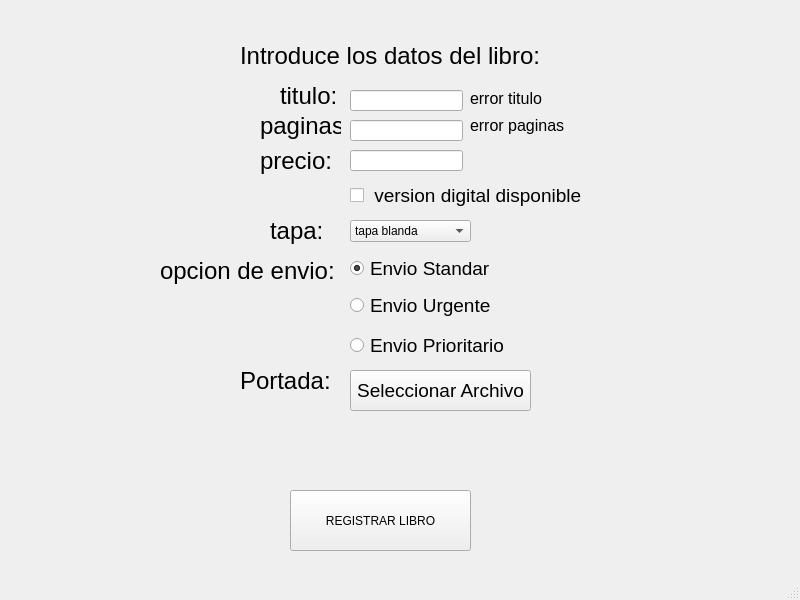
<?xml version="1.0" encoding="UTF-8"?>
<ui version="4.0">
 <class>MainWindow</class>
 <widget class="QMainWindow" name="MainWindow">
  <property name="geometry">
   <rect>
    <x>0</x>
    <y>0</y>
    <width>800</width>
    <height>600</height>
   </rect>
  </property>
  <property name="windowTitle">
   <string>MainWindow</string>
  </property>
  <widget class="QWidget" name="centralwidget">
   <widget class="QLabel" name="label">
    <property name="geometry">
     <rect>
      <x>240</x>
      <y>40</y>
      <width>331</width>
      <height>31</height>
     </rect>
    </property>
    <property name="font">
     <font>
      <pointsize>18</pointsize>
     </font>
    </property>
    <property name="text">
     <string>Introduce los datos del libro:</string>
    </property>
   </widget>
   <widget class="QLabel" name="label_2">
    <property name="geometry">
     <rect>
      <x>280</x>
      <y>80</y>
      <width>60</width>
      <height>31</height>
     </rect>
    </property>
    <property name="font">
     <font>
      <pointsize>18</pointsize>
     </font>
    </property>
    <property name="text">
     <string>titulo:</string>
    </property>
   </widget>
   <widget class="QLineEdit" name="entrada_titulo_libro">
    <property name="geometry">
     <rect>
      <x>350</x>
      <y>90</y>
      <width>113</width>
      <height>21</height>
     </rect>
    </property>
   </widget>
   <widget class="QLabel" name="label_3">
    <property name="geometry">
     <rect>
      <x>260</x>
      <y>110</y>
      <width>81</width>
      <height>31</height>
     </rect>
    </property>
    <property name="font">
     <font>
      <pointsize>18</pointsize>
     </font>
    </property>
    <property name="text">
     <string>paginas:</string>
    </property>
   </widget>
   <widget class="QLineEdit" name="entrada_paginas_libro">
    <property name="geometry">
     <rect>
      <x>350</x>
      <y>120</y>
      <width>113</width>
      <height>21</height>
     </rect>
    </property>
   </widget>
   <widget class="QLabel" name="label_4">
    <property name="geometry">
     <rect>
      <x>260</x>
      <y>140</y>
      <width>71</width>
      <height>41</height>
     </rect>
    </property>
    <property name="font">
     <font>
      <pointsize>18</pointsize>
     </font>
    </property>
    <property name="text">
     <string>precio:</string>
    </property>
   </widget>
   <widget class="QLineEdit" name="entrada_precio_libro">
    <property name="geometry">
     <rect>
      <x>350</x>
      <y>150</y>
      <width>113</width>
      <height>21</height>
     </rect>
    </property>
   </widget>
   <widget class="QPushButton" name="boton_registrar_libro">
    <property name="geometry">
     <rect>
      <x>290</x>
      <y>490</y>
      <width>181</width>
      <height>61</height>
     </rect>
    </property>
    <property name="text">
     <string>REGISTRAR LIBRO</string>
    </property>
   </widget>
   <widget class="QCheckBox" name="checkbox_digital">
    <property name="geometry">
     <rect>
      <x>350</x>
      <y>180</y>
      <width>271</width>
      <height>31</height>
     </rect>
    </property>
    <property name="font">
     <font>
      <pointsize>14</pointsize>
     </font>
    </property>
    <property name="text">
     <string> version digital disponible</string>
    </property>
   </widget>
   <widget class="QComboBox" name="combo_tapa">
    <property name="geometry">
     <rect>
      <x>350</x>
      <y>220</y>
      <width>121</width>
      <height>22</height>
     </rect>
    </property>
    <item>
     <property name="text">
      <string>tapa blanda</string>
     </property>
    </item>
    <item>
     <property name="text">
      <string>tapa dura</string>
     </property>
    </item>
   </widget>
   <widget class="QLabel" name="label_5">
    <property name="geometry">
     <rect>
      <x>270</x>
      <y>210</y>
      <width>61</width>
      <height>41</height>
     </rect>
    </property>
    <property name="font">
     <font>
      <pointsize>18</pointsize>
     </font>
    </property>
    <property name="text">
     <string>tapa:</string>
    </property>
   </widget>
   <widget class="QLabel" name="label_6">
    <property name="geometry">
     <rect>
      <x>160</x>
      <y>250</y>
      <width>181</width>
      <height>41</height>
     </rect>
    </property>
    <property name="font">
     <font>
      <pointsize>18</pointsize>
     </font>
    </property>
    <property name="text">
     <string>opcion de envio:</string>
    </property>
   </widget>
   <widget class="QRadioButton" name="radio_standar">
    <property name="geometry">
     <rect>
      <x>350</x>
      <y>260</y>
      <width>201</width>
      <height>17</height>
     </rect>
    </property>
    <property name="font">
     <font>
      <pointsize>14</pointsize>
     </font>
    </property>
    <property name="text">
     <string>Envio Standar</string>
    </property>
    <property name="checked">
     <bool>true</bool>
    </property>
   </widget>
   <widget class="QRadioButton" name="radio_urgente">
    <property name="geometry">
     <rect>
      <x>350</x>
      <y>290</y>
      <width>201</width>
      <height>31</height>
     </rect>
    </property>
    <property name="font">
     <font>
      <pointsize>14</pointsize>
     </font>
    </property>
    <property name="text">
     <string>Envio Urgente</string>
    </property>
   </widget>
   <widget class="QRadioButton" name="radio_prioritario">
    <property name="geometry">
     <rect>
      <x>350</x>
      <y>330</y>
      <width>201</width>
      <height>31</height>
     </rect>
    </property>
    <property name="font">
     <font>
      <pointsize>14</pointsize>
     </font>
    </property>
    <property name="text">
     <string>Envio Prioritario</string>
    </property>
   </widget>
   <widget class="QLabel" name="label_7">
    <property name="geometry">
     <rect>
      <x>240</x>
      <y>360</y>
      <width>101</width>
      <height>41</height>
     </rect>
    </property>
    <property name="font">
     <font>
      <pointsize>18</pointsize>
     </font>
    </property>
    <property name="text">
     <string>Portada:</string>
    </property>
   </widget>
   <widget class="QPushButton" name="boton_seleccionar_archivo">
    <property name="geometry">
     <rect>
      <x>350</x>
      <y>370</y>
      <width>181</width>
      <height>41</height>
     </rect>
    </property>
    <property name="font">
     <font>
      <pointsize>14</pointsize>
     </font>
    </property>
    <property name="text">
     <string>Seleccionar Archivo</string>
    </property>
   </widget>
   <widget class="QLabel" name="label_imagen">
    <property name="geometry">
     <rect>
      <x>560</x>
      <y>380</y>
      <width>201</width>
      <height>111</height>
     </rect>
    </property>
    <property name="text">
     <string/>
    </property>
   </widget>
   <widget class="QLabel" name="label_error_titulo">
    <property name="geometry">
     <rect>
      <x>470</x>
      <y>90</y>
      <width>121</width>
      <height>16</height>
     </rect>
    </property>
    <property name="font">
     <font>
      <pointsize>12</pointsize>
     </font>
    </property>
    <property name="text">
     <string>error titulo</string>
    </property>
   </widget>
   <widget class="QLabel" name="label_error_paginas">
    <property name="geometry">
     <rect>
      <x>470</x>
      <y>110</y>
      <width>121</width>
      <height>31</height>
     </rect>
    </property>
    <property name="font">
     <font>
      <pointsize>12</pointsize>
     </font>
    </property>
    <property name="text">
     <string>error paginas</string>
    </property>
   </widget>
  </widget>
  <widget class="QStatusBar" name="statusbar"/>
 </widget>
 <resources/>
 <connections/>
</ui>
